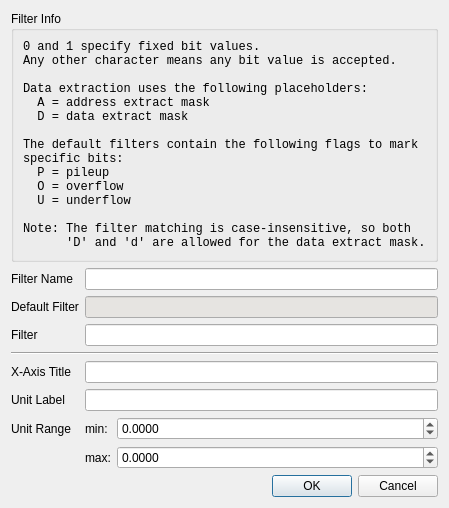
<?xml version="1.0" encoding="UTF-8"?>
<ui version="4.0">
 <class>DataFilterDialog</class>
 <widget class="QDialog" name="DataFilterDialog">
  <property name="geometry">
   <rect>
    <x>0</x>
    <y>0</y>
    <width>434</width>
    <height>494</height>
   </rect>
  </property>
  <property name="windowTitle">
   <string>Data Filter</string>
  </property>
  <layout class="QGridLayout" name="gridLayout_2">
   <item row="0" column="0">
    <widget class="QGroupBox" name="groupBox">
     <property name="title">
      <string>Filter Info</string>
     </property>
     <layout class="QGridLayout" name="gridLayout">
      <item row="0" column="0">
       <widget class="QLabel" name="label_4">
        <property name="font">
         <font>
          <family>Monospace</family>
         </font>
        </property>
        <property name="text">
         <string>0 and 1 specify fixed bit values.
Any other character means any bit value is accepted.

Data extraction uses the following placeholders:
  A = address extract mask
  D = data extract mask

The default filters contain the following flags to mark
specific bits:
  P = pileup
  O = overflow
  U = underflow

Note: The filter matching is case-insensitive, so both
      'D' and 'd' are allowed for the data extract mask.</string>
        </property>
        <property name="textFormat">
         <enum>Qt::PlainText</enum>
        </property>
       </widget>
      </item>
     </layout>
    </widget>
   </item>
   <item row="1" column="0">
    <layout class="QFormLayout" name="formLayout">
     <item row="0" column="0">
      <widget class="QLabel" name="label_3">
       <property name="text">
        <string>Filter Name</string>
       </property>
      </widget>
     </item>
     <item row="0" column="1">
      <widget class="QLineEdit" name="le_name"/>
     </item>
     <item row="1" column="0">
      <widget class="QLabel" name="label">
       <property name="text">
        <string>Default Filter</string>
       </property>
      </widget>
     </item>
     <item row="1" column="1">
      <widget class="QLineEdit" name="le_filterKey">
       <property name="palette">
        <palette>
         <active>
          <colorrole role="Base">
           <brush brushstyle="SolidPattern">
            <color alpha="255">
             <red>230</red>
             <green>228</green>
             <blue>225</blue>
            </color>
           </brush>
          </colorrole>
         </active>
         <inactive>
          <colorrole role="Base">
           <brush brushstyle="SolidPattern">
            <color alpha="255">
             <red>230</red>
             <green>228</green>
             <blue>225</blue>
            </color>
           </brush>
          </colorrole>
         </inactive>
         <disabled>
          <colorrole role="Base">
           <brush brushstyle="SolidPattern">
            <color alpha="255">
             <red>239</red>
             <green>235</green>
             <blue>231</blue>
            </color>
           </brush>
          </colorrole>
         </disabled>
        </palette>
       </property>
       <property name="font">
        <font>
         <family>Monospace</family>
        </font>
       </property>
       <property name="focusPolicy">
        <enum>Qt::NoFocus</enum>
       </property>
       <property name="inputMask">
        <string>NNNN NNNN NNNN NNNN NNNN NNNN NNNN NNNN</string>
       </property>
       <property name="readOnly">
        <bool>true</bool>
       </property>
      </widget>
     </item>
     <item row="2" column="0">
      <widget class="QLabel" name="label_2">
       <property name="text">
        <string>Filter</string>
       </property>
      </widget>
     </item>
     <item row="2" column="1">
      <widget class="QLineEdit" name="le_filter">
       <property name="font">
        <font>
         <family>Monospace</family>
        </font>
       </property>
       <property name="inputMask">
        <string>NNNN NNNN NNNN NNNN NNNN NNNN NNNN NNNN</string>
       </property>
      </widget>
     </item>
     <item row="3" column="0" colspan="2">
      <widget class="Line" name="line">
       <property name="orientation">
        <enum>Qt::Horizontal</enum>
       </property>
      </widget>
     </item>
     <item row="4" column="0">
      <widget class="QLabel" name="label_5">
       <property name="text">
        <string>X-Axis Title</string>
       </property>
      </widget>
     </item>
     <item row="4" column="1">
      <widget class="QLineEdit" name="le_axisTitle">
       <property name="toolTip">
        <string>Axis title for the generated histograms.
'%a' will be replaced with the extracted address value.</string>
       </property>
       <property name="statusTip">
        <string>Axis title for the generated histograms.\n'%a' will be replaced with the extracted address value.</string>
       </property>
      </widget>
     </item>
     <item row="5" column="0">
      <widget class="QLabel" name="label_9">
       <property name="text">
        <string>Unit Label</string>
       </property>
      </widget>
     </item>
     <item row="5" column="1">
      <widget class="QLineEdit" name="le_axisUnit"/>
     </item>
     <item row="6" column="0">
      <widget class="QLabel" name="label_6">
       <property name="text">
        <string>Unit Range</string>
       </property>
      </widget>
     </item>
     <item row="6" column="1">
      <layout class="QFormLayout" name="formLayout_2">
       <item row="0" column="0">
        <widget class="QLabel" name="label_7">
         <property name="text">
          <string>min:</string>
         </property>
        </widget>
       </item>
       <item row="0" column="1">
        <widget class="QDoubleSpinBox" name="spin_rangeMin">
         <property name="decimals">
          <number>4</number>
         </property>
         <property name="minimum">
          <double>-99999999999999.000000000000000</double>
         </property>
         <property name="maximum">
          <double>99999999999999.000000000000000</double>
         </property>
         <property name="value">
          <double>0.000000000000000</double>
         </property>
        </widget>
       </item>
       <item row="1" column="0">
        <widget class="QLabel" name="label_8">
         <property name="text">
          <string>max:</string>
         </property>
        </widget>
       </item>
       <item row="1" column="1">
        <widget class="QDoubleSpinBox" name="spin_rangeMax">
         <property name="decimals">
          <number>4</number>
         </property>
         <property name="minimum">
          <double>-99999999999999.000000000000000</double>
         </property>
         <property name="maximum">
          <double>99999999999999.000000000000000</double>
         </property>
         <property name="value">
          <double>0.000000000000000</double>
         </property>
        </widget>
       </item>
      </layout>
     </item>
    </layout>
   </item>
   <item row="2" column="0">
    <widget class="QDialogButtonBox" name="buttonBox">
     <property name="orientation">
      <enum>Qt::Horizontal</enum>
     </property>
     <property name="standardButtons">
      <set>QDialogButtonBox::Cancel|QDialogButtonBox::Ok</set>
     </property>
    </widget>
   </item>
  </layout>
 </widget>
 <resources/>
 <connections>
  <connection>
   <sender>buttonBox</sender>
   <signal>accepted()</signal>
   <receiver>DataFilterDialog</receiver>
   <slot>accept()</slot>
   <hints>
    <hint type="sourcelabel">
     <x>248</x>
     <y>254</y>
    </hint>
    <hint type="destinationlabel">
     <x>157</x>
     <y>274</y>
    </hint>
   </hints>
  </connection>
  <connection>
   <sender>buttonBox</sender>
   <signal>rejected()</signal>
   <receiver>DataFilterDialog</receiver>
   <slot>reject()</slot>
   <hints>
    <hint type="sourcelabel">
     <x>316</x>
     <y>260</y>
    </hint>
    <hint type="destinationlabel">
     <x>286</x>
     <y>274</y>
    </hint>
   </hints>
  </connection>
 </connections>
</ui>
